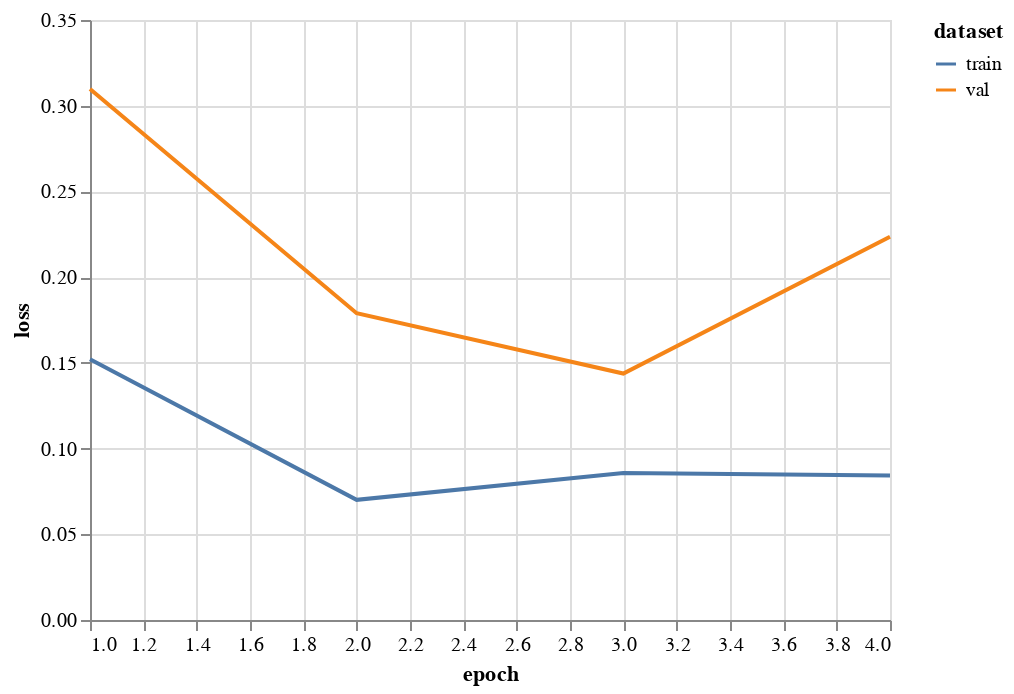

Source (notebook cell):
### Code cell
hdf = pd.DataFrame({
    'dataset': ['train'] * epochs + ['val'] * epochs,
    'loss': history.history['loss'] + history.history['val_loss'],
    'epoch': list(range(1, epochs + 1)) + list(range(1, epochs + 1))
})
alt.Chart(hdf).mark_line().encode(
    x='epoch',
    y='loss',
    color='dataset'
)

### Figure 1 — Vega-Lite specification as saved in the notebook (floating-point values rounded to 4 significant figures)
{"config": {"view": {"continuousWidth": 400, "continuousHeight": 300}}, "data": {"name": "data-bad12bb17d4ef7daddafeffef15a6c87"}, "mark": "line", "encoding": {"color": {"type": "nominal", "field": "dataset"}, "x": {"type": "quantitative", "field": "epoch"}, "y": {"type": "quantitative", "field": "loss"}}, "$schema": "https://vega.github.io/schema/vega-lite/v4.0.2.json", "datasets": {"data-bad12bb17d4ef7daddafeffef15a6c87": [{"dataset": "train", "loss": 0.1521, "epoch": 1}, {"dataset": "train", "loss": 0.0701, "epoch": 2}, {"dataset": "train", "loss": 0.08573, "epoch": 3}, {"dataset": "train", "loss": 0.08423, "epoch": 4}, {"dataset": "val", "loss": 0.3098, "epoch": 1}, {"dataset": "val", "loss": 0.179, "epoch": 2}, {"dataset": "val", "loss": 0.1438, "epoch": 3}, {"dataset": "val", "loss": 0.2236, "epoch": 4}]}}
